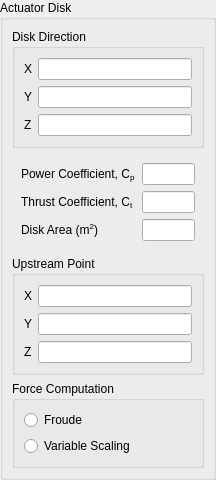
<?xml version="1.0" encoding="UTF-8"?>
<ui version="4.0">
 <class>ActuatorDiskWidget</class>
 <widget class="QWidget" name="ActuatorDiskWidget">
  <property name="geometry">
   <rect>
    <x>0</x>
    <y>0</y>
    <width>216</width>
    <height>460</height>
   </rect>
  </property>
  <property name="windowTitle">
   <string>Form</string>
  </property>
  <layout class="QVBoxLayout" name="verticalLayout_2">
   <property name="leftMargin">
    <number>0</number>
   </property>
   <property name="topMargin">
    <number>0</number>
   </property>
   <property name="rightMargin">
    <number>0</number>
   </property>
   <property name="bottomMargin">
    <number>0</number>
   </property>
   <item>
    <widget class="QGroupBox" name="groupBox">
     <property name="title">
      <string>Actuator Disk</string>
     </property>
     <layout class="QVBoxLayout" name="verticalLayout">
      <item>
       <widget class="QGroupBox" name="groupBox_3">
        <property name="title">
         <string>Disk Direction</string>
        </property>
        <layout class="QFormLayout" name="formLayout_2">
         <item row="0" column="0">
          <widget class="QLabel" name="label_8">
           <property name="text">
            <string>X</string>
           </property>
          </widget>
         </item>
         <item row="0" column="1">
          <widget class="QLineEdit" name="diskDirectionX"/>
         </item>
         <item row="1" column="0">
          <widget class="QLabel" name="label_3">
           <property name="text">
            <string>Y</string>
           </property>
          </widget>
         </item>
         <item row="1" column="1">
          <widget class="QLineEdit" name="diskDirectionY"/>
         </item>
         <item row="2" column="0">
          <widget class="QLabel" name="label_4">
           <property name="text">
            <string>Z</string>
           </property>
          </widget>
         </item>
         <item row="2" column="1">
          <widget class="QLineEdit" name="diskDirectionZ"/>
         </item>
        </layout>
       </widget>
      </item>
      <item>
       <widget class="QWidget" name="widget" native="true">
        <layout class="QFormLayout" name="formLayout">
         <item row="0" column="0">
          <widget class="QLabel" name="label">
           <property name="text">
            <string>Power Coefficient, C&lt;sub&gt;p&lt;/sub&gt;</string>
           </property>
          </widget>
         </item>
         <item row="0" column="1">
          <widget class="QLineEdit" name="powerCoefficient"/>
         </item>
         <item row="1" column="0">
          <widget class="QLabel" name="label_2">
           <property name="text">
            <string>Thrust Coefficient, C&lt;sub&gt;t&lt;/sub&gt;</string>
           </property>
          </widget>
         </item>
         <item row="1" column="1">
          <widget class="QLineEdit" name="thrustCoefficient"/>
         </item>
         <item row="2" column="0">
          <widget class="QLabel" name="label_5">
           <property name="text">
            <string>Disk Area (m&lt;sup&gt;2&lt;/sup&gt;)</string>
           </property>
          </widget>
         </item>
         <item row="2" column="1">
          <widget class="QLineEdit" name="diskArea"/>
         </item>
        </layout>
       </widget>
      </item>
      <item>
       <widget class="QGroupBox" name="groupBox_5">
        <property name="title">
         <string>Upstream Point</string>
        </property>
        <layout class="QFormLayout" name="formLayout_4">
         <item row="0" column="0">
          <widget class="QLabel" name="label_10">
           <property name="text">
            <string>X</string>
           </property>
          </widget>
         </item>
         <item row="0" column="1">
          <widget class="QLineEdit" name="upstreamPointX"/>
         </item>
         <item row="1" column="0">
          <widget class="QLabel" name="label_11">
           <property name="text">
            <string>Y</string>
           </property>
          </widget>
         </item>
         <item row="1" column="1">
          <widget class="QLineEdit" name="upstreamPointY"/>
         </item>
         <item row="2" column="0">
          <widget class="QLabel" name="label_12">
           <property name="text">
            <string>Z</string>
           </property>
          </widget>
         </item>
         <item row="2" column="1">
          <widget class="QLineEdit" name="upstreamPointZ"/>
         </item>
        </layout>
       </widget>
      </item>
      <item>
       <widget class="QGroupBox" name="groupBox_4">
        <property name="title">
         <string>Force Computation</string>
        </property>
        <layout class="QVBoxLayout" name="verticalLayout_3">
         <item>
          <widget class="QRadioButton" name="froude">
           <property name="text">
            <string>Froude</string>
           </property>
           <attribute name="buttonGroup">
            <string notr="true">forceComputationRadioGroup</string>
           </attribute>
          </widget>
         </item>
         <item>
          <widget class="QRadioButton" name="variableScaling">
           <property name="text">
            <string>Variable Scaling</string>
           </property>
           <attribute name="buttonGroup">
            <string notr="true">forceComputationRadioGroup</string>
           </attribute>
          </widget>
         </item>
        </layout>
       </widget>
      </item>
     </layout>
    </widget>
   </item>
  </layout>
 </widget>
 <resources/>
 <connections/>
 <buttongroups>
  <buttongroup name="forceComputationRadioGroup"/>
 </buttongroups>
</ui>
